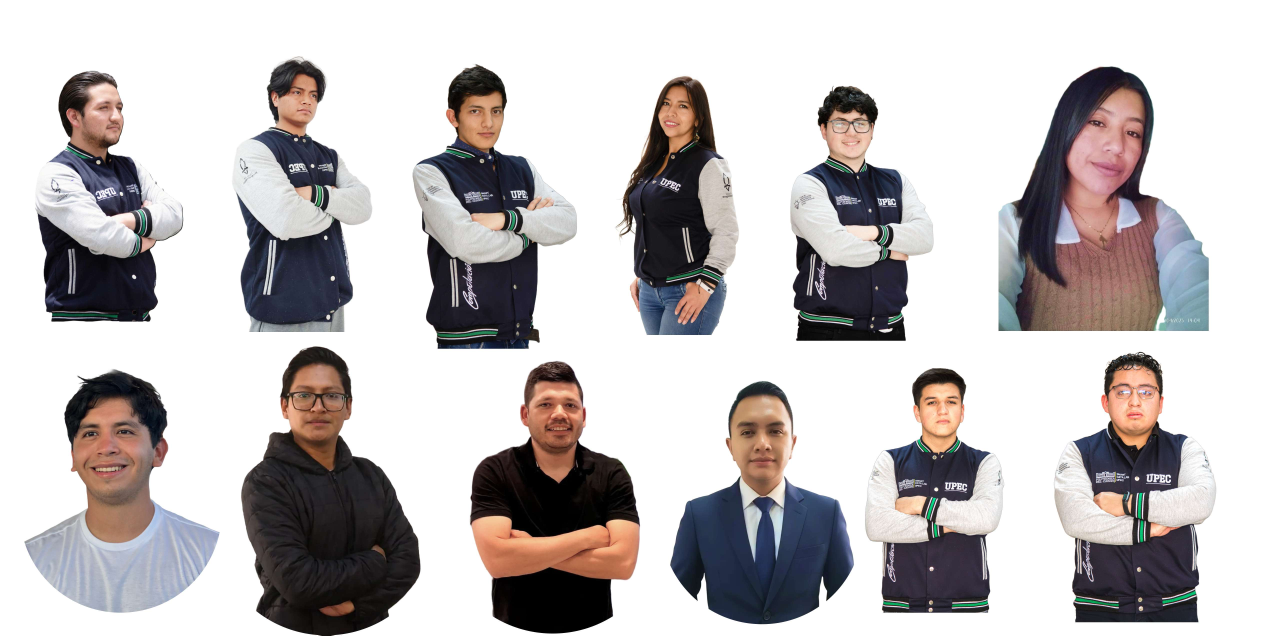
#> input picture scripts/speakers-composite.jpg, 5111 x 2541 px, found by its file name (shown at 1/4 size)
$ python crop-speakers.py
#> lines starting #> are read from the running program, lines starting #| are printed output that depends on the picture
from PIL import Image
import os

img = Image.open("/vercel/share/v0-project/scripts/speakers-composite.jpg")
#> img is the input picture: PIL image 5111x2541 RGB; mean R, G, B 194.5, 190.1, 190.6
w, h = img.size
#> w = 5111; h = 2541
print(f"Image size: {w}x{h}")
#| Image size: 5111x2541

# Top row: 6 speakers, bottom row: 6 speakers
# Divide roughly in half vertically
row_h = h // 2
#> row_h = 1270

# Each speaker takes roughly 1/6 of the width
col_w = w // 6
#> col_w = 851

speakers_order = [
    # Top row (left to right)
    "angelo-benavides",
    "edison-lopez",
    "geovanny-basantes",
    "erika-delgado",
    "luis-valverde",
    "alexa-dominguez",
    # Bottom row (left to right)
    "luis-guerrero",
    "cristian-baraja",
    "luis-martinez",
    "anthony-quiranza",
    "john-cortez",
    "michael-paredes",
]

output_dir = "/vercel/share/v0-project/public/speakers"
os.makedirs(output_dir, exist_ok=True)

for idx, name in enumerate(speakers_order):
    row = idx // 6
    col = idx % 6

    x1 = col * col_w
    y1 = row * row_h
    x2 = x1 + col_w
    y2 = y1 + row_h

    # Add some padding adjustments - crop tighter
    # Slight adjustments to center each person better
    pad_x = int(col_w * 0.02)
    pad_y = int(row_h * 0.02)

    crop_box = (
        max(0, x1 + pad_x),
        max(0, y1 + pad_y),
        min(w, x2 - pad_x),
        min(h, y2 - pad_y),
    )

    cropped = img.crop(crop_box)

    # Make it square from the top (focus on face/upper body)
    cw, ch = cropped.size
    if ch > cw:
        # Crop from bottom to make square
        cropped = cropped.crop((0, 0, cw, cw))
    elif cw > ch:
        # Crop from sides to center
        diff = (cw - ch) // 2
        cropped = cropped.crop((diff, 0, cw - diff, ch))

    # Resize to a consistent size
    cropped = cropped.resize((400, 400), Image.LANCZOS)

    output_path = os.path.join(output_dir, f"{name}.jpg")
    cropped.save(output_path, "JPEG", quality=90)
    print(f"Saved: {name}.jpg ({crop_box})")
#> this loop made 12 passes
#> pass 1, `cropped = img.crop(crop_box)`:
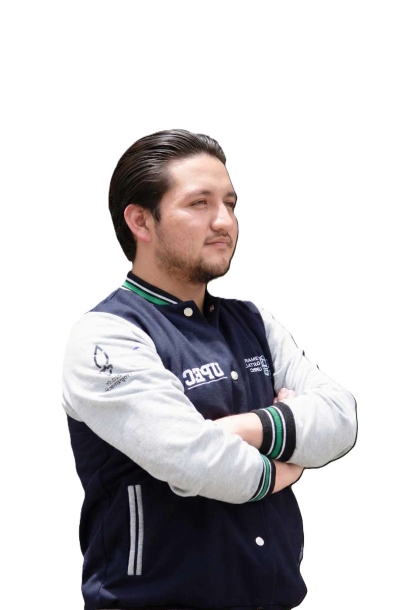
#> cropped: PIL image 817x1220 RGB (shown at 1/2 size); mean R, G, B 203.3, 200.9, 202.7
#> pass 1, `cropped = cropped.crop((0, 0, cw, cw))`:
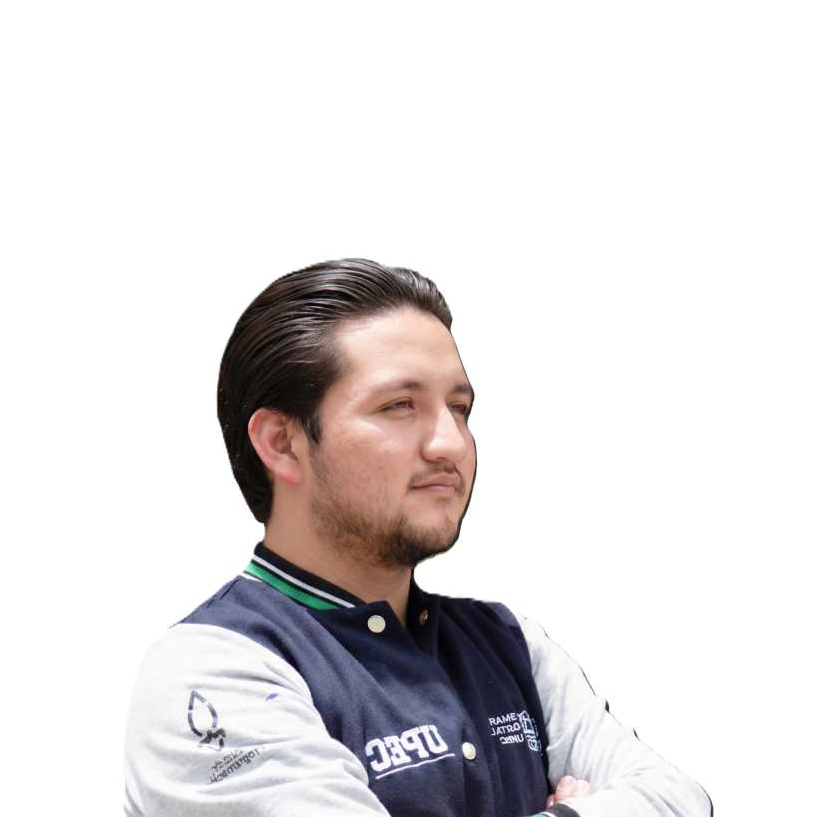
#> cropped: PIL image 817x817 RGB; mean R, G, B 225.8, 222.6, 223.3
#> pass 2, `cropped = img.crop(crop_box)`:
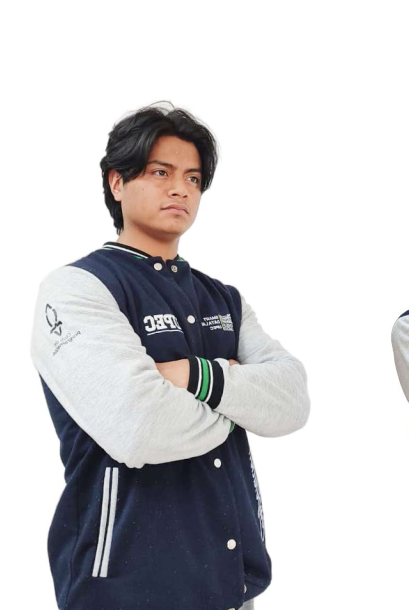
#> cropped: PIL image 817x1220 RGB (shown at 1/2 size); mean R, G, B 205.1, 204.2, 206.4
#> after the loop:
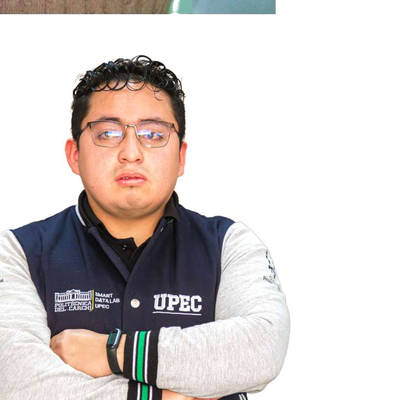
#> cropped: PIL image 400x400 RGB; mean R, G, B 212.2, 205.4, 203.5

print("Done! All speakers cropped.")
